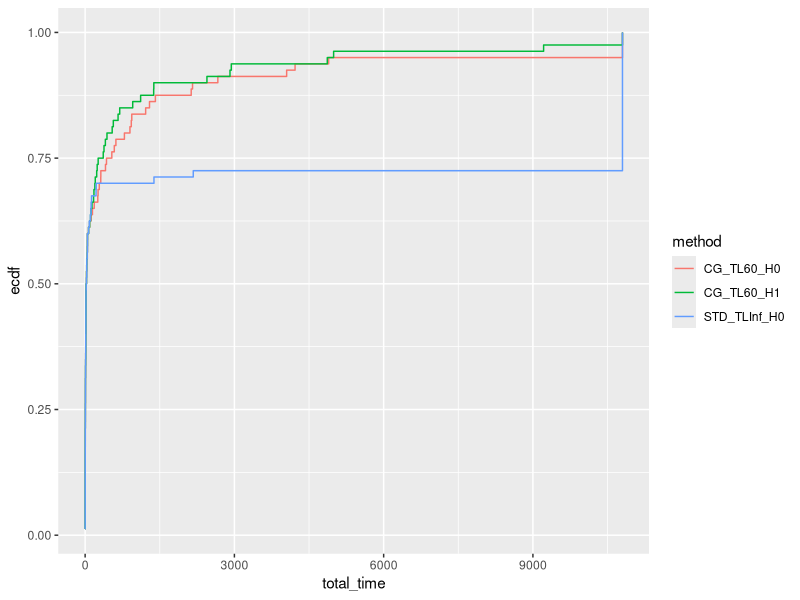
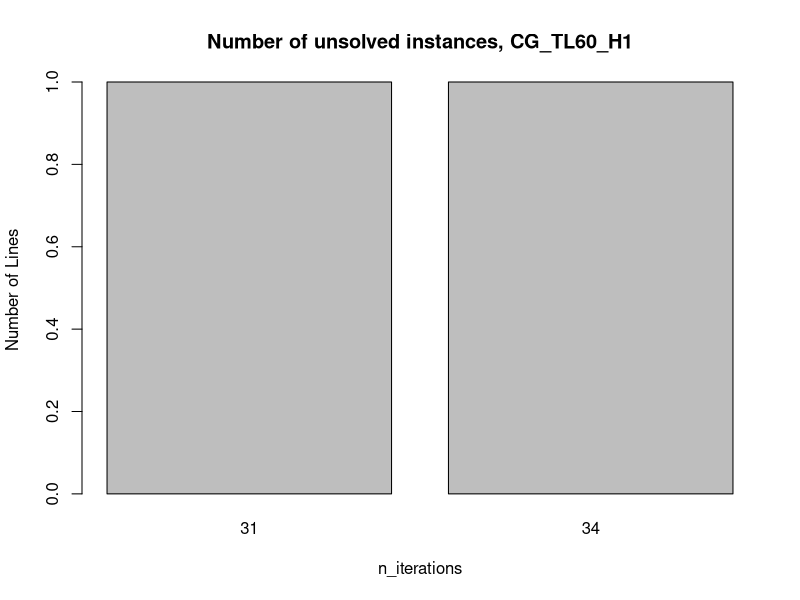
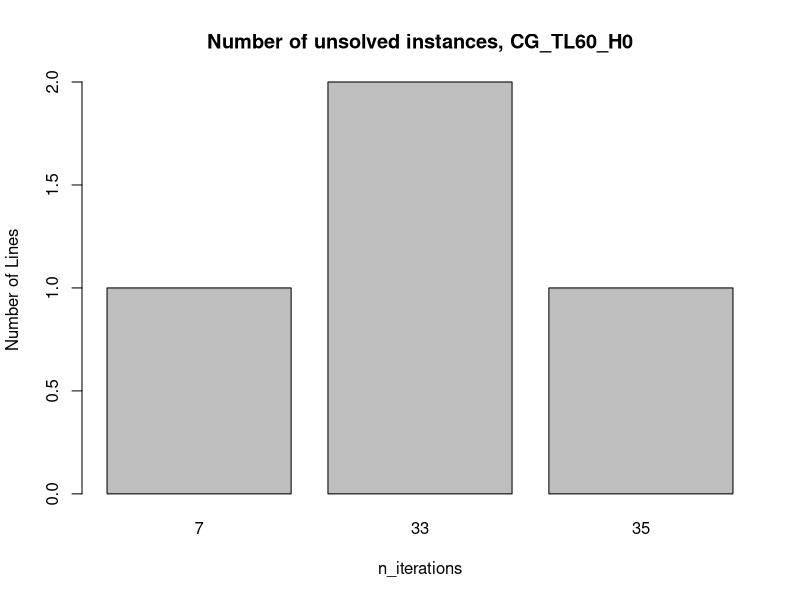
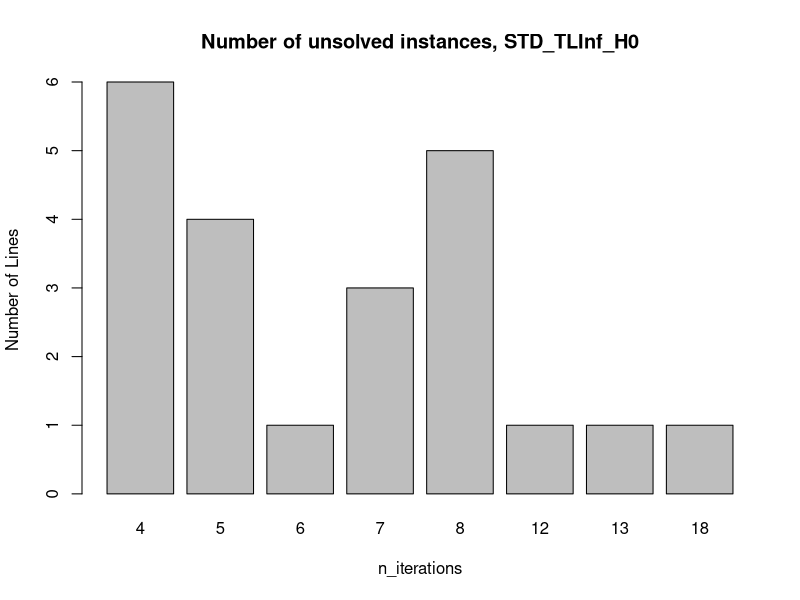

These figures' R source, in order:
## ---- chunk 1
library(rmarkdown)
library(kableExtra)
library(tidyr)
library(ggplot2)
## ---- chunk 2
data = read.csv("results.flp.csv", header = FALSE)
colnames(data) = c("tag", "instance", "standard_phase_time_limit", "master_solver", "status", "reason", "has_large_scaled", "n_iterations", "total_time", "master_time", "adversarial_time", "best_bound", "best_obj", "relative_gap", "absolute_gap", "adversarial_unexpected_status",  "with_heuristic", "n_facilities", "n_customers", "Gamma", "blank")
data = data[, !(names(data) %in% c("tag", "blank"))]
data = data[data$n_customers != 40,]
data = data[data$n_facilities == 10,]
data[data$total_time > 10800,]$total_time = 10800
paged_table(data)
## ---- chunk 3
data$method = paste0(data$master_solver, "_TL", data$standard_phase_time_limit, "_H", data$with_heuristic)
unique(data$method)
data = data[data$method != "STD_TLInf_H1" & data$method != "CG_TL120_H0" & data$method != "CG_TL120_H1",]
## ---- chunk 4
ggplot(data, aes(x = total_time, col = method)) + stat_ecdf(pad = FALSE) + coord_cartesian(xlim = c(0,10800))
## ---- chunk 5
library(dplyr)

data_with_ecdf = data %>%
  group_by(method) %>%
  arrange(total_time) %>%
  mutate(ecdf_value = ecdf(total_time)(total_time)) %>%
  ungroup()

for (method in unique(data_with_ecdf$method)) {
  output = data_with_ecdf[data_with_ecdf$method == method,]
  output = output[,c("total_time", "ecdf_value")]
  output$log_total_time = log10(output$total_time)
  output = output[output$total_time < 10800,]
  write.csv(output, file = paste0(method, ".csv"), row.names = FALSE)
}
## ---- chunk 6
for (method in unique(data_with_ecdf$method)) {
  filtered_data <- data[data$method == method,] %>%
    filter(total_time == 10800) %>%
    group_by(n_iterations) %>%
    summarize(count = n()) %>%
    ungroup()
  
  # Create a bar plot
  barplot(filtered_data$count, names.arg = filtered_data$n_iterations, xlab = "n_iterations", ylab = "Number of Lines",  main = paste0("Number of unsolved instances, ", method))
}
## ---- chunk 7
# Calculate the summary statistics for instances with total_time < 10800
summary_data_lt_10800 <- data %>%
  filter(total_time < 10800) %>%
  group_by(n_facilities, n_customers, Gamma, method) %>%
  summarize(
    avg_total_time = mean(total_time, na.rm = TRUE),
    avg_master_time = mean(master_time, na.rm = TRUE),
    avg_adversarial_time = mean(adversarial_time, na.rm = TRUE),
    avg_n_iterations = mean(n_iterations, na.rm = TRUE),
    sum_has_large_scaled = sum(has_large_scaled),
    num_lines = n()
  ) %>%
  ungroup() %>%
  arrange(n_facilities, n_customers, Gamma, method)

# Calculate the summary statistics for instances with total_time >= 10800
summary_data_ge_10800 <- data %>%
  filter(total_time >= 10800) %>%
  group_by(n_facilities, n_customers, Gamma, method) %>%
  summarize(
    avg_n_iterations_unsolved = mean(n_iterations, na.rm = TRUE),
    num_lines_unsolved = n()
  ) %>%
  ungroup() %>%
  arrange(n_facilities, n_customers, Gamma, method)

# Transpose the data for method to be above the table
transposed_data_lt_10800 <- summary_data_lt_10800 %>%
  pivot_wider(names_from = method, values_from = avg_total_time:num_lines)

transposed_data_ge_10800 <- summary_data_ge_10800 %>%
  pivot_wider(names_from = method, values_from = avg_n_iterations_unsolved:num_lines_unsolved) %>%
  select(-n_facilities, -n_customers, -Gamma)

# Create a table using kable
summary_table <- cbind(
  transposed_data_lt_10800,
  transposed_data_ge_10800
) %>%
  kable() %>%
  kable_styling(full_width = FALSE, position = "center")

# Print the table
summary_table
